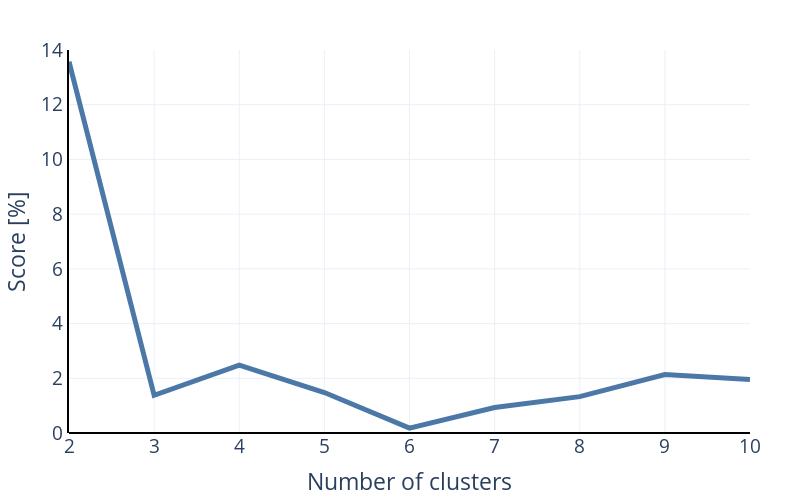

Source (notebook cell):
### Code cell
_fig = px.line(scores)
_fig.update_traces(line_width=5)
_fig.update_layout(
    layout,
    height=500,
    width=800,
    yaxis_title="Score [%]",
    xaxis_title="Number of clusters",
    yaxis_showline=True, yaxis_linewidth=2, yaxis_linecolor='black',
    xaxis_showline=False, xaxis_linewidth=2, xaxis_linecolor='black',
    yaxis_range=[0, 14],
    showlegend=False
)
_fig.show()

### Figure 1 — Plotly figure (JSON) as saved in the notebook; plotly's stock layout.template omitted (floating-point values rounded to 4 significant figures)
{"data": [{"hovertemplate": "variable=0<br>index=%{x}<br>value=%{y}<extra></extra>", "legendgroup": "0", "line": {"color": "#4C78A8", "dash": "solid", "width": 5}, "marker": {"symbol": "circle"}, "mode": "lines", "name": "0", "orientation": "v", "showlegend": true, "type": "scatter", "x": [2, 3, 4, 5, 6, 7, 8, 9, 10], "xaxis": "x", "y": [13.57, 1.379, 2.481, 1.479, 0.1767, 0.9334, 1.328, 2.135, 1.953], "yaxis": "y"}], "layout": {"font": {"size": 19}, "height": 500, "legend": {"title": {"text": "variable"}, "tracegroupgap": 0}, "margin": {"b": 10, "l": 20, "r": 50, "t": 50}, "showlegend": false, "width": 800, "xaxis": {"anchor": "y", "autorange": true, "domain": [0, 1], "linecolor": "black", "linewidth": 2, "range": [2, 10], "showline": false, "title": {"text": "Number of clusters"}, "type": "linear", "zerolinecolor": "black", "zerolinewidth": 2}, "yaxis": {"anchor": "x", "domain": [0, 1], "linecolor": "black", "linewidth": 2, "range": [0, 14], "showline": true, "title": {"text": "Score [%]"}, "type": "linear", "zerolinecolor": "black", "zerolinewidth": 2}}}
